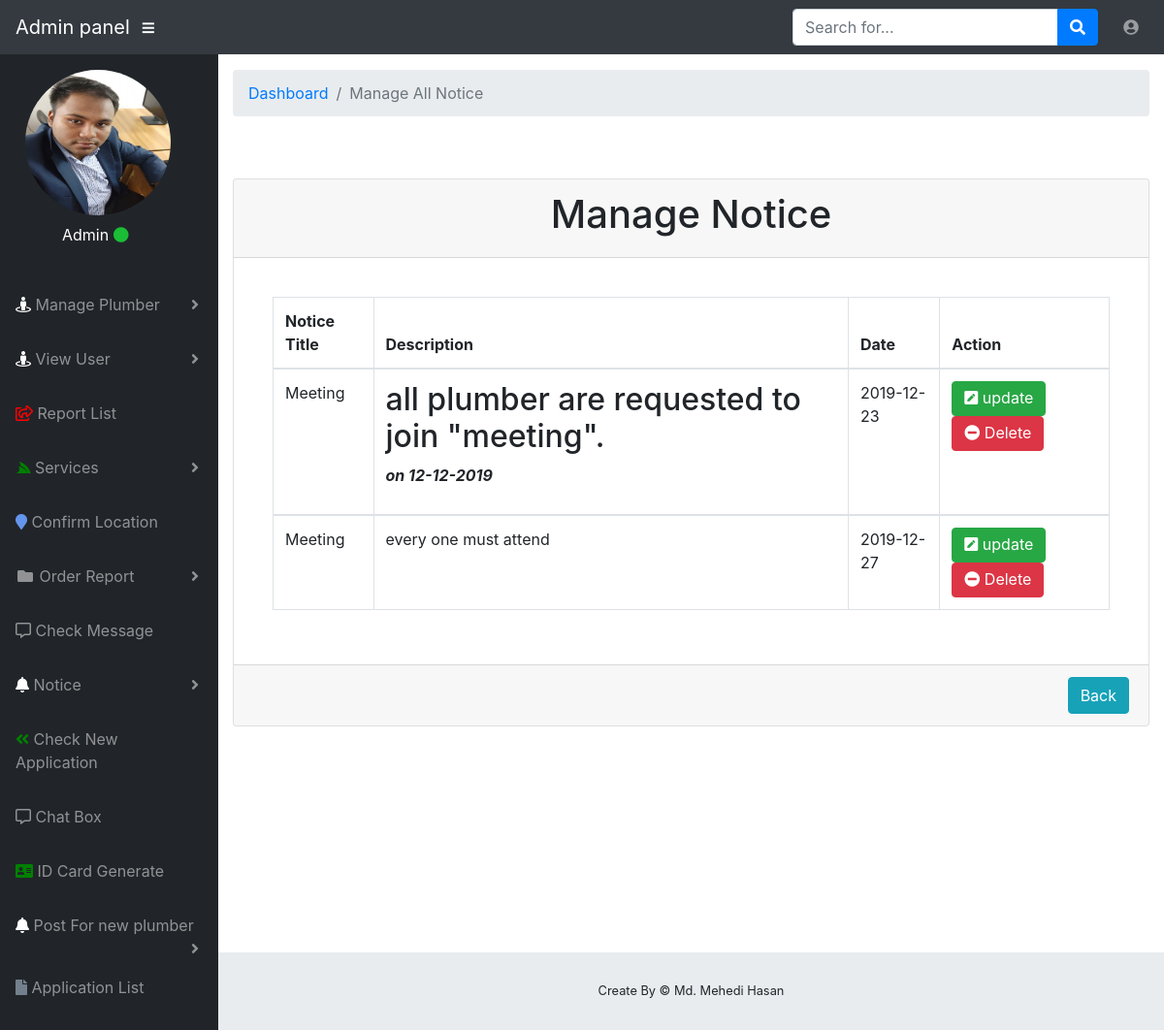
The page /admin/manage_notice.php (signed in) on the database its author committed.
### tables this page shows
CREATE TABLE `notice` (
  `id` int(11) NOT NULL,
  `title` varchar(255) NOT NULL,
  `application` varchar(255) NOT NULL,
  `date` date NOT NULL
);

### admin/manage_notice.php (the view, shortened to what this page needs)
<?php
require_once '../php/db_connect.php';
?>
<?php include "front/header.php"; ?>
<body id="page-top">
<?php include "front/nav.php";?>
<div id="wrapper">
    <?php include "front/sidebar.php";?>
    <div id="content-wrapper">
        <div class="container-fluid">
            <ol class="breadcrumb">
                <li class="breadcrumb-item">
                    <a href="admin_dashboard.php">Dashboard</a>
                </li>
                <li class="breadcrumb-item active">Manage All Notice</li>
            </ol>
            <div class="row">
                <div class="col-md-12 mx-auto mt-5">
                    <div class="card">
                        <div class="card-header">
                            <h1 class="text-center">Manage Notice</h1>
                            <?php
                            $sql = "SELECT * FROM notice";
                            $result = mysqli_query($connect, $sql);
                            ?>
                        </div>
                        <div class="card-body">
                            <div class="card-body">
                                <div class="table-responsive">
                                    <table class="table table-bordered" id="myTable" width="100%" cellspacing="0">
                                        <thead>
                                        <tr>
                                            <th>Notice Title</th>
                                            <th>Description</th>
                                            <th>Date</th>
                                            <th>Action</th>
                                        </tr>
                                        </thead>
                                        <?php while ($row = $result->fetch_assoc()) {?>
                                            <tbody>
                                            <tr>
                                                <td><?php echo $row['title']; ?></td>
                                                <td><?php echo $row['application']; ?></td>
                                                <td><?php echo $row['date']; ?></td>
                                                <td>
                                                    <a href="update_delete_notice.php?update=<?php echo $row['id'];?>" class="btn btn-success pt-1"> <span><i class="fas fa-pen-square"></i> update</span></a>
                                                    <a href="update_delete_notice.php?del=<?php echo $row['id'];?>" class="btn btn-danger pt-1"> <span><i class="fas fa-minus-circle"></i> Delete</span></a>
                                                </td>
                                            </tr>
                                            </tbody>
                                        <?php }?>
                                    </table>
                                </div>
                            </div>
                        </div>
                        <div class="card-footer">
                            <a href="admin_dashboard.php" class="float-right"><button type="button" class="btn btn-info">Back</button></a>
                        </div>
                    </div>
                </div>
            </div>
        </div>
        <footer class="sticky-footer">
            <div class="container my-auto">
                <div class="copyright text-center my-auto">
                    <span>Create By © Md. Mehedi Hasan</span>
                </div>
            </div>
        </footer>
    </div>
</div>
</body>
</html>

### rows shown on the page
notice: title "Meeting", application "all plumber are requested to join \"meeting\". on 12-12-2019", date "2019-12-23"
notice: title "Meeting", application "every one must attend", date "2019-12-27"
